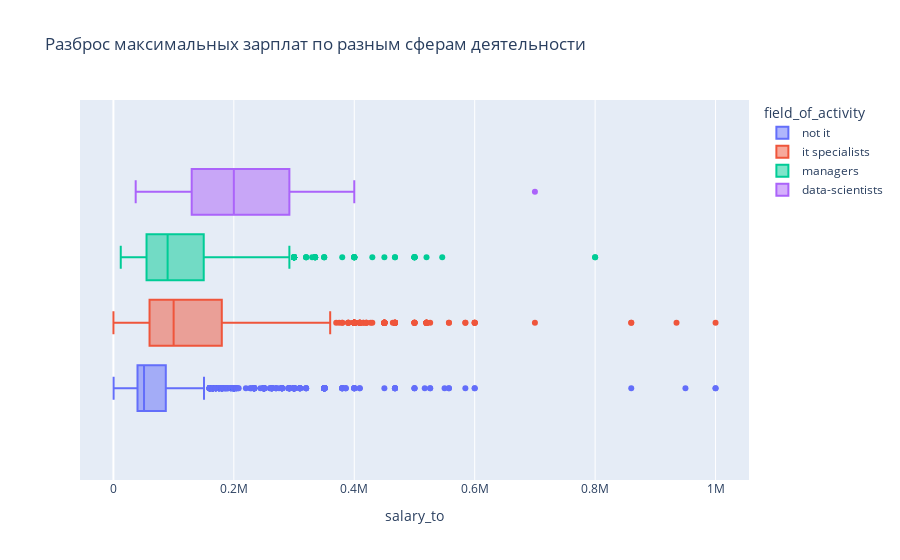

The notebook cell this image was saved under:
### Markdown cell above
![](images/gr4.svg)

### Code cell
fig = px.box(df, x = 'salary_to', color = 'field_of_activity',
             title = 'Разброс максимальных зарплат по разным сферам деятельности')
fig.show();
fig.write_image('images/gr5.svg')

### Figure 1 — Plotly figure (JSON) as saved in the notebook; plotly's stock layout.template omitted (floating-point values rounded to 4 significant figures; data arrays with more than 128 entries replaced by an {"elided": "..."} marker saying what was removed)
{"data": [{"alignmentgroup": "True", "hovertemplate": "field_of_activity=not it<br>salary_to=%{x}<extra></extra>", "legendgroup": "not it", "marker": {"color": "#636efa"}, "name": "not it", "notched": false, "offsetgroup": "not it", "orientation": "h", "showlegend": true, "type": "box", "x": {"elided": "16440 int values"}, "x0": " ", "xaxis": "x", "y0": " ", "yaxis": "y"}, {"alignmentgroup": "True", "hovertemplate": "field_of_activity=it specialists<br>salary_to=%{x}<extra></extra>", "legendgroup": "it specialists", "marker": {"color": "#EF553B"}, "name": "it specialists", "notched": false, "offsetgroup": "it specialists", "orientation": "h", "showlegend": true, "type": "box", "x": {"elided": "26705 int values"}, "x0": " ", "xaxis": "x", "y0": " ", "yaxis": "y"}, {"alignmentgroup": "True", "hovertemplate": "field_of_activity=managers<br>salary_to=%{x}<extra></extra>", "legendgroup": "managers", "marker": {"color": "#00cc96"}, "name": "managers", "notched": false, "offsetgroup": "managers", "orientation": "h", "showlegend": true, "type": "box", "x": {"elided": "5572 int values"}, "x0": " ", "xaxis": "x", "y0": " ", "yaxis": "y"}, {"alignmentgroup": "True", "hovertemplate": "field_of_activity=data-scientists<br>salary_to=%{x}<extra></extra>", "legendgroup": "data-scientists", "marker": {"color": "#ab63fa"}, "name": "data-scientists", "notched": false, "offsetgroup": "data-scientists", "orientation": "h", "showlegend": true, "type": "box", "x": {"elided": "480 int values"}, "x0": " ", "xaxis": "x", "y0": " ", "yaxis": "y"}], "layout": {"boxmode": "group", "legend": {"title": {"text": "field_of_activity"}, "tracegroupgap": 0}, "title": {"text": "Разброс максимальных зарплат по разным сферам деятельности"}, "xaxis": {"anchor": "y", "domain": [0, 1], "title": {"text": "salary_to"}}, "yaxis": {"anchor": "x", "domain": [0, 1]}}}
